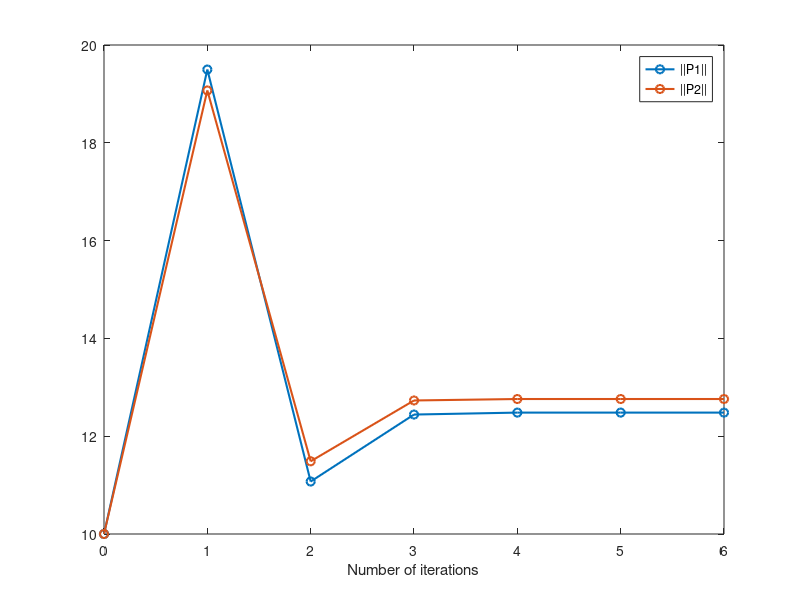

MATLAB code for this plot:
function []=offline_zero_sum


clear all; close all; clc;

mc = 685;
dfm = 1.35;
drm = 1.55;
mfw = 42;
mrw = 45;
pa = 1380;
sf1 = 17500;
sr1 = 21000;
sf2 = 210000;
sr2 = 210000;
sfw = 1100;
srw = 1100;
l1 = 1/mc + dfm^2/pa;
l2 = 1/mc - dfm*drm/pa;
l3 = 1/mc + drm^2/pa;
v=1e-2/pi;


A1 =  [  0         1         -1         0          0        0      0         0
    -l1*sf1+10000*l1   -l1*sfw    l1*sfw    -l2*sr1+10000*l2    -l2*srw   l2*srw   0         0
    sf1/mfw-10000/mfw    sfw/mfw   -sfw/mfw     0         0         0    -sf2/mfw    0    
       0         0         0          0         1         -1     0         0
    -l2*sf1+10000*l2    -l2*sfw   l3*sfw    -l3*sr1+10000*l3    -l3*srw    l3*srw  0         0
      0          0         0       -(10000/mrw)+sr1/mrw    srw/mrw  -srw/mrw  0       -sr2/mrw
      0          0         1         0          0         0      0        0
      0          0         0         0          0         1      0        0]
  
A2 =  [0         1         -1         0          0        0      0         0
    -l1*sf1+10000*l1*v   -l1*sfw    l1*sfw    -l2*sr1+10000*l2    -l2*srw   l2*srw   0         0
    sf1/mfw-10000*v/mfw    sfw/mfw   -sfw/mfw     0         0         0    -sf2/mfw    0    
       0         0         0          0         1         -1     0         0
    -l2*sf1+10000*l2*v    -l2*sfw   l3*sfw    -l3*sr1+10000*l3    -l3*srw    l3*srw  0         0
      0          0         0       sr1/mrw+(-10000/mrw)    srw/mrw  -srw/mrw  0       -sr2/mrw
      0          0         1         0          0         0      0        0
      0          0         0         0          0         1      0        0]


B=[  0    0
    l1    l2
   -1/mfw  0
    0      0
    l2     l3
    0     -1/mrw
    0      0
    0      0]

D=[0 0
   0 0
   0 0
   0 0
   0 0
   0 0
   -1 0
   0 -1];

Q=0.1*diag([1 1 1 1 1 1 1 1]);
R=1*eye(2);

P10_save=[10];
P20_save=[10];
P1k=zeros(8);P1=10*eye(8);
P2k=zeros(8);P2=10*eye(8);

gamma=1.2;
it=0;

while norm(P1-P1k)>1e-7  & it<200    
    
    it=it+1;
    
    P1k=P1;
    
    A11=A1-B*inv(R)*B'*P1k+gamma^(-2)*D*D'*P1k;
    Q1=Q+P1k*B*inv(R)*B'*P1k-gamma^(-2)*P1k*D*D'*P1k;
    P1=lyap(A11',Q1);
    P10_save=[P10_save;norm(P1)];
      
end

it=0;

while norm(P2-P2k)>1e-7  & it<200    
    
    it=it+1    
    P2k=P2;
    
    A22=A2-B*inv(R)*B'*P2k+gamma^(-2)*D*D'*P2k;
    Q2=Q+P2k*B*inv(R)*B'*P2k-gamma^(-2)*P2k*D*D'*P2k;
    P2=lyap(A22',Q2);
    P20_save=[P20_save;norm(P2)];
    
end

save ('Algo1_1.mat','P10_save','P20_save')
figure; box on;hold on;
plot([0:length(P10_save)-1],P10_save,'o-','LineWidth',1.5)
plot([0:length(P20_save)-1],P20_save,'o-','LineWidth',1.5)
legend('||P1||','||P2||')
xlabel('Number of iterations')
P1
P2

K1=inv(R)*B'*P1;
L1=gamma^(-2)*D'*P1;
sprintf(' %.8f',K1);
sprintf(' %.8f',L1);

K2=inv(R)*B'*P2;
L2=gamma^(-2)*D'*P2;
sprintf(' %.8f',K2);
sprintf(' %.8f',L2);















